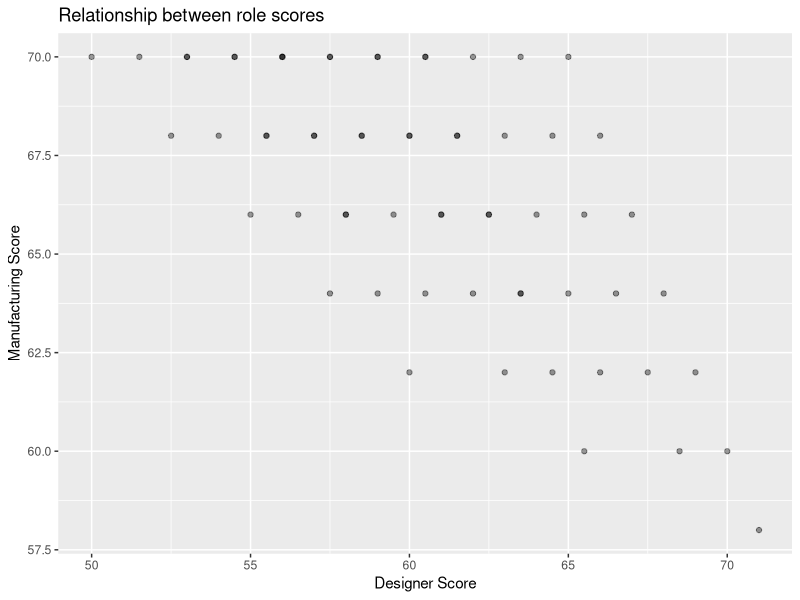
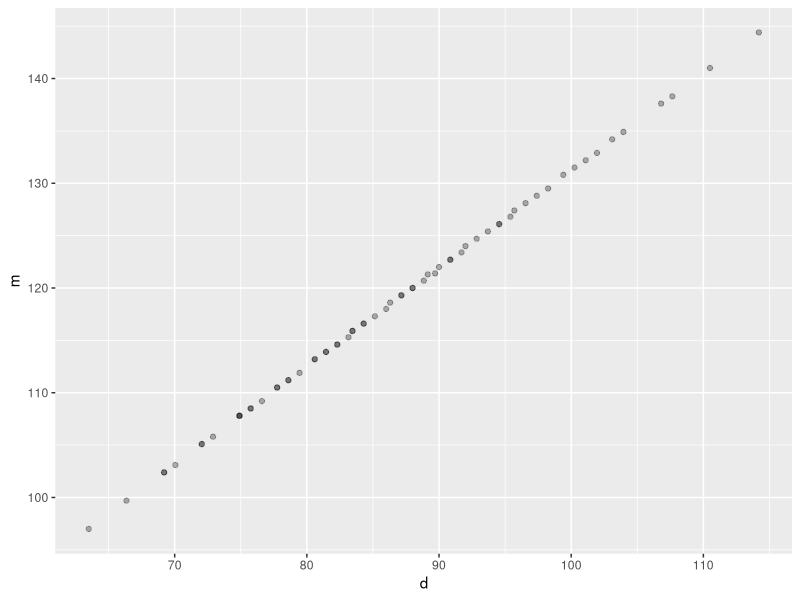
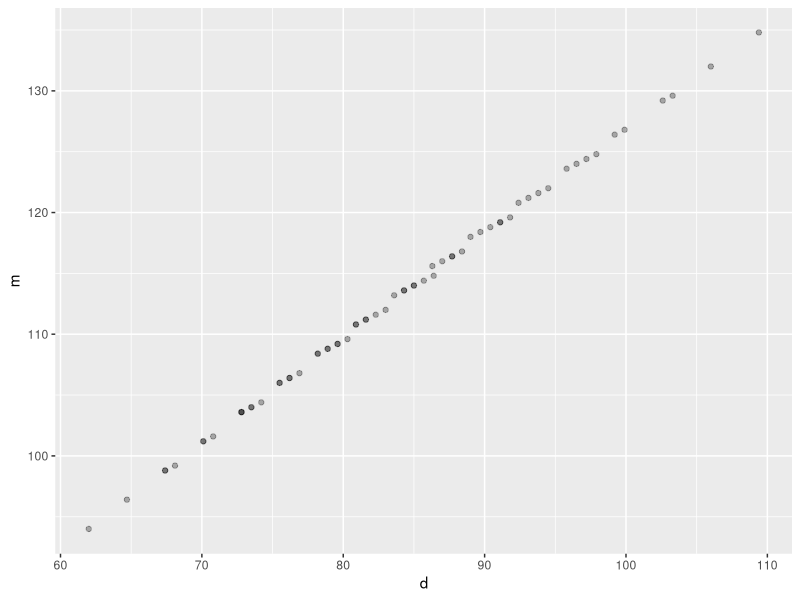
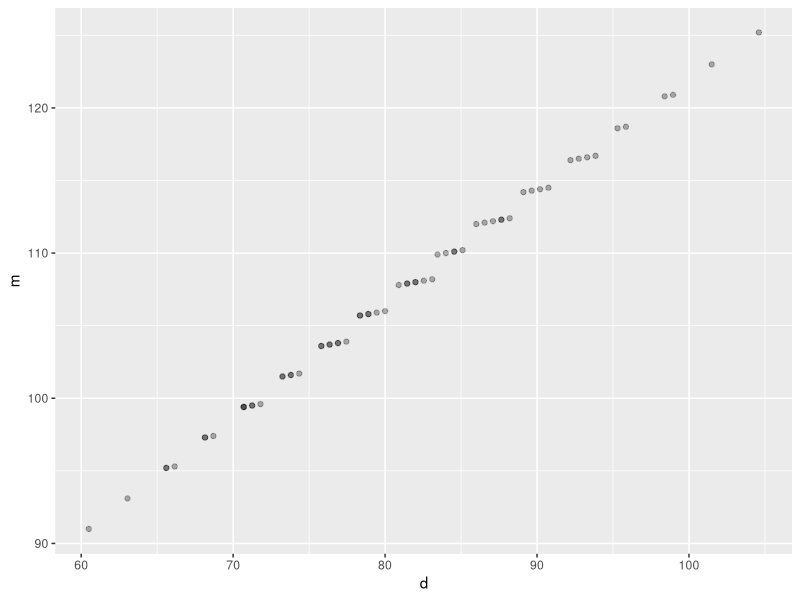
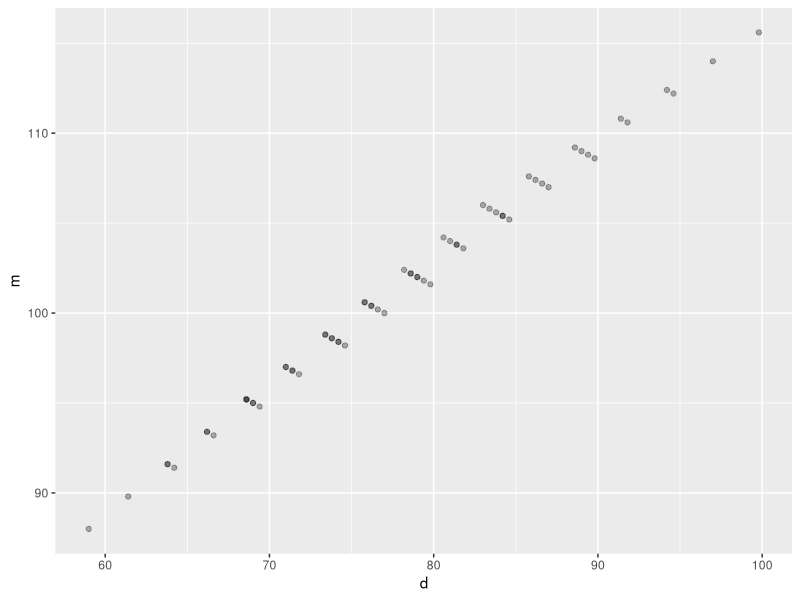
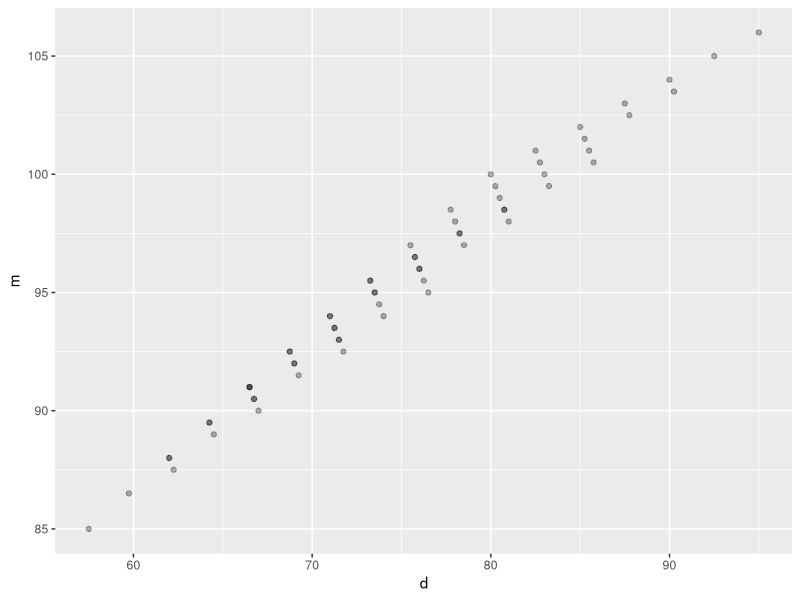
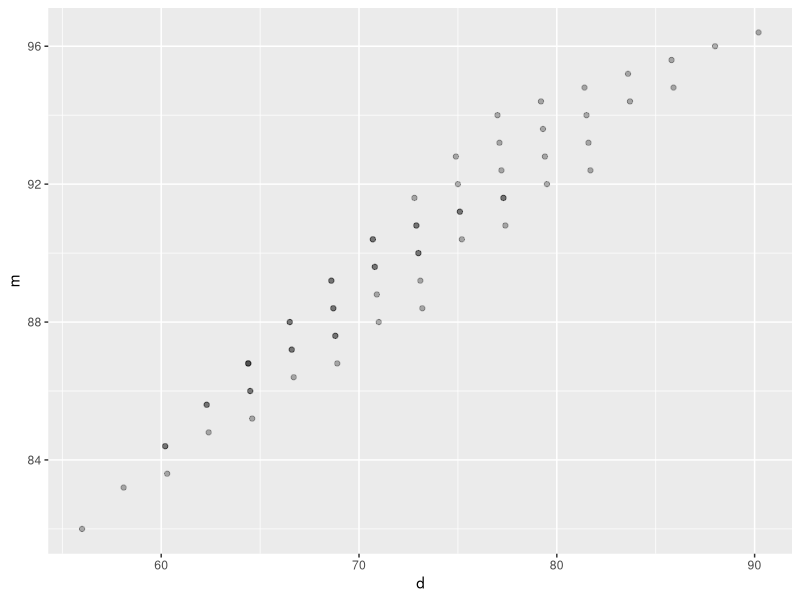
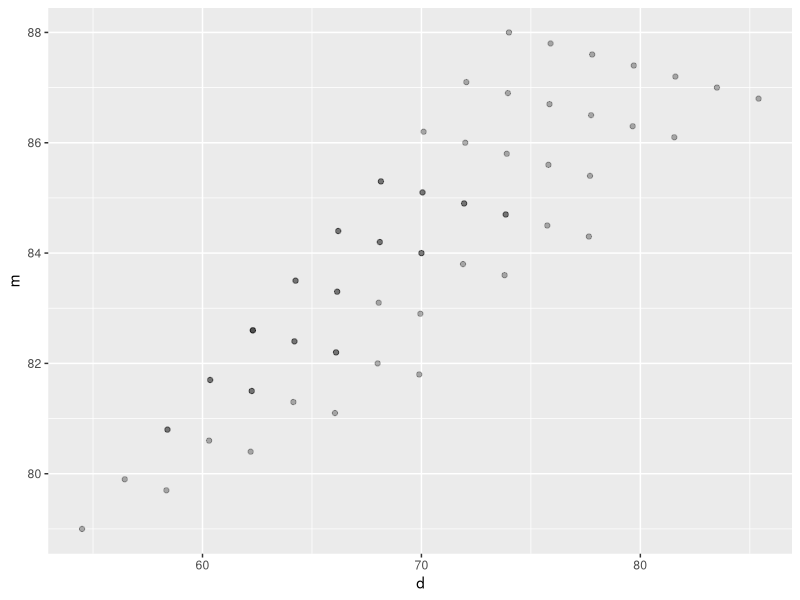

Write the R code that produced these figures, in order.
## ---- chunk 1
knitr::opts_chunk$set(echo = TRUE)
library(tidyverse)
library(magrittr)
library(gtools)
## ---- chunk 2
ref_info <- list(
  shape = c("Triangle", "Parallelogram", "Trapezoid"),
  shape_abbr = c("t", "p", "z"),
  str = c(4, 4, 5),
  flex = c(2, 5, 8),
  cost = c(6, 9, 15),
  cost_multipliers = c(
    m = 1,
    d = .5),
  budget = 70
)
## ---- chunk 3

# This is the basic scoring function for either player
score_basic <- function(str, flex, cost, cost_multiplier, budget) {
  return(str + flex + ((budget - cost) * cost_multiplier))
}

# Not much special here, just calculates the basics before sending it to score_basic
score_player <- function(shape_vec, role, ref = ref_info) {
  
  if (role == "d" | role == "m") {} else {
    stop("role is not 'd' fr designer or 'm' for manufacturer. Please specifiy to calculate scores:")
  }
  
  basic_score_vec <- c(
    strength = sum(ref[["str"]] * shape_vec), # calculating strength is based on ref_info
    flexibility = sum(ref[["flex"]] * shape_vec), # calculating flexibility is based on ref_info
    cost = sum(ref[["cost"]] * shape_vec) # calculating cost is based on ref_info
  )
  
  cost_multiply <- ref_info[["cost_multipliers"]][[role]]
  budge <- ref_info[["budget"]]
  
  score_vec <- c(
    basic_score_vec,
    player_score = score_basic(basic_score_vec[["strength"]],
                               basic_score_vec[["flexibility"]],
                               basic_score_vec[["cost"]],
                               cost_multiply,
                               budge
                               ))
  
  return(score_vec)
}
## ---- chunk 4
n_shape <- 0:7
max_shapesum <- max(n_shape)
min_shapesum <- 5

exclusion_fn <- function(shape_vec, max = max_shapesum, min = min_shapesum) {
  if (sum(shape_vec) > max) {return(F)} # don't exceed shape maximum
  if (sum(shape_vec) < min) {return(F)} # you need at least 4 to fill in the figure
  if (shape_vec[1] < 1) {return(F)}
  return(T)
}

shape_perms <- gtools::permutations(length(n_shape), 3, v = n_shape, repeats.allowed = T) %>% 
  t %>% as.data.frame %>% 
  extract(map_lgl(., exclusion_fn))
## ---- chunk 5
# This determines scores for each player for each combination of shapes used to fill in the outline of the plane
all_scores <- cbind(shape_perms %>% t %>% as.data.frame %>% set_colnames(c("t", "p", "z")), 
                    # calculates designer scores for each permutation
                    map2_dfr(shape_perms, rep("d", ncol(shape_perms)), score_player) %>% 
                      rename(d = player_score), 
                    # calculates manufacturer scores for each permutation
                    map2_dfr(shape_perms, rep("m", ncol(shape_perms)), score_player) %>% 
                      rename(m = player_score) %>% dplyr::select(m)) %>% 
  # also calculate joint score, the ratio between the two, and the distance from 1
  mutate(joint_score = d + m,
         ratio = d/m,
         ratio_dist_1 = abs(1 - ratio),
         id = paste0(t,p,z))

cors <- cor(all_scores %>% dplyr::select(where(is.numeric)))
## ---- chunk 6
# this kind of plot gives a sense of what outomes are likely possible given at least the constraints we know
ggplot(all_scores, aes(d, m)) + geom_point(alpha = .4) +
  labs(title = "Relationship between role scores") +
  xlab("Designer Score") +
  ylab("Manufacturing Score")
## ---- chunk 7
View(cors <- cor(all_scores))
## ---- chunk 8
# I made these functions to test a bunch of different values for the cost measure to try to optimize for something very integrative. It essentially just runs the same thing as all the above but for different cost/budget numbers
change_ref_info <- function(multiplier, ref = ref_info) {
  ref_info[["cost"]] <- ref_info[["cost"]] * multiplier
  ref_info[["budget"]] <- ref_info[["budget"]] * multiplier
  return(ref_info)
}

calculate_scores <- function(new_ref_df, perm_df = shape_perms) {
  score_df <- cbind(perm_df %>% t %>% as.data.frame %>% set_colnames(c("t", "p", "z")),
                    map2_dfr(perm_df, rep("d", ncol(perm_df)), 
                             ~ score_player(shape_vec = .x, role = .y, ref = new_ref_df)) %>% 
                      rename(d = player_score), 
                    map2_dfr(perm_df, rep("m", ncol(perm_df)), 
                             ~ score_player(shape_vec = .x, role = .y, ref = new_ref_df)) %>% 
                      rename(m = player_score) %>% dplyr::select(m)) %>% 
    mutate(joint_score = d + m,
           ratio = d/m,
           ratio_dist_1 = abs(1 - ratio))
  return(score_df)
}


test_dfs <- map(c(seq(.1, 1, .1), seq(2, 10, 1)), change_ref_info) 
test <- test_dfs %>% 
  map(calculate_scores)
## ---- chunk 9
# plotting all of them. Looks like the 9th one is the best! And it seems to be somewhat accessible numbers-wise, hopefully remaining not very taxing on participants. 
plot_scores <- function(df) {
  ggplot(df, aes(d, m)) + geom_point(alpha = .3)
}

map(test, plot_scores)
